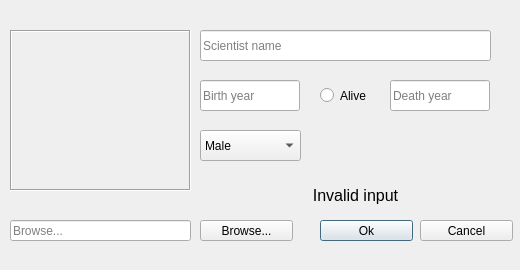
<?xml version="1.0" encoding="UTF-8"?>
<ui version="4.0">
 <class>EditScientist</class>
 <widget class="QDialog" name="EditScientist">
  <property name="geometry">
   <rect>
    <x>0</x>
    <y>0</y>
    <width>520</width>
    <height>270</height>
   </rect>
  </property>
  <property name="sizePolicy">
   <sizepolicy hsizetype="Maximum" vsizetype="Maximum">
    <horstretch>0</horstretch>
    <verstretch>0</verstretch>
   </sizepolicy>
  </property>
  <property name="minimumSize">
   <size>
    <width>520</width>
    <height>270</height>
   </size>
  </property>
  <property name="maximumSize">
   <size>
    <width>520</width>
    <height>270</height>
   </size>
  </property>
  <property name="windowTitle">
   <string>Edit scientist</string>
  </property>
  <property name="windowIcon">
   <iconset resource="resources.qrc">
    <normaloff>:/icons/Update.png</normaloff>:/icons/Update.png</iconset>
  </property>
  <widget class="QPushButton" name="S_add_ok">
   <property name="geometry">
    <rect>
     <x>320</x>
     <y>220</y>
     <width>93</width>
     <height>21</height>
    </rect>
   </property>
   <property name="text">
    <string>Ok</string>
   </property>
  </widget>
  <widget class="QPushButton" name="Cancel">
   <property name="geometry">
    <rect>
     <x>420</x>
     <y>220</y>
     <width>93</width>
     <height>21</height>
    </rect>
   </property>
   <property name="text">
    <string>Cancel</string>
   </property>
  </widget>
  <widget class="QComboBox" name="ScientistGender">
   <property name="geometry">
    <rect>
     <x>200</x>
     <y>130</y>
     <width>101</width>
     <height>31</height>
    </rect>
   </property>
   <item>
    <property name="text">
     <string>Male</string>
    </property>
   </item>
   <item>
    <property name="text">
     <string>Female</string>
    </property>
   </item>
  </widget>
  <widget class="QLabel" name="InvalidInput">
   <property name="enabled">
    <bool>true</bool>
   </property>
   <property name="geometry">
    <rect>
     <x>200</x>
     <y>180</y>
     <width>311</width>
     <height>31</height>
    </rect>
   </property>
   <property name="font">
    <font>
     <pointsize>12</pointsize>
    </font>
   </property>
   <property name="text">
    <string>Invalid input</string>
   </property>
   <property name="alignment">
    <set>Qt::AlignCenter</set>
   </property>
  </widget>
  <widget class="QRadioButton" name="RadioStillAlive">
   <property name="geometry">
    <rect>
     <x>320</x>
     <y>80</y>
     <width>71</width>
     <height>31</height>
    </rect>
   </property>
   <property name="text">
    <string>Alive</string>
   </property>
  </widget>
  <widget class="QLineEdit" name="InputScientistName">
   <property name="geometry">
    <rect>
     <x>200</x>
     <y>30</y>
     <width>291</width>
     <height>31</height>
    </rect>
   </property>
   <property name="text">
    <string/>
   </property>
   <property name="placeholderText">
    <string>Scientist name</string>
   </property>
  </widget>
  <widget class="QLineEdit" name="InputBirthYear">
   <property name="enabled">
    <bool>true</bool>
   </property>
   <property name="geometry">
    <rect>
     <x>200</x>
     <y>80</y>
     <width>100</width>
     <height>31</height>
    </rect>
   </property>
   <property name="text">
    <string/>
   </property>
   <property name="placeholderText">
    <string>Birth year</string>
   </property>
  </widget>
  <widget class="QLineEdit" name="InputDeathYear">
   <property name="enabled">
    <bool>true</bool>
   </property>
   <property name="geometry">
    <rect>
     <x>390</x>
     <y>80</y>
     <width>100</width>
     <height>31</height>
    </rect>
   </property>
   <property name="text">
    <string/>
   </property>
   <property name="placeholderText">
    <string>Death year</string>
   </property>
  </widget>
  <widget class="QLabel" name="ScientistImageLabel">
   <property name="geometry">
    <rect>
     <x>10</x>
     <y>30</y>
     <width>181</width>
     <height>161</height>
    </rect>
   </property>
   <property name="frameShape">
    <enum>QFrame::Box</enum>
   </property>
   <property name="frameShadow">
    <enum>QFrame::Sunken</enum>
   </property>
   <property name="lineWidth">
    <number>1</number>
   </property>
   <property name="midLineWidth">
    <number>0</number>
   </property>
   <property name="text">
    <string/>
   </property>
   <property name="pixmap">
    <pixmap resource="resources.qrc">:/icons/noImage.png</pixmap>
   </property>
   <property name="scaledContents">
    <bool>true</bool>
   </property>
  </widget>
  <widget class="QPushButton" name="browseImagePath">
   <property name="geometry">
    <rect>
     <x>200</x>
     <y>220</y>
     <width>93</width>
     <height>21</height>
    </rect>
   </property>
   <property name="text">
    <string>Browse...</string>
   </property>
  </widget>
  <widget class="QLineEdit" name="C_input_imagepath">
   <property name="geometry">
    <rect>
     <x>10</x>
     <y>220</y>
     <width>181</width>
     <height>21</height>
    </rect>
   </property>
   <property name="placeholderText">
    <string>Browse...</string>
   </property>
  </widget>
 </widget>
 <tabstops>
  <tabstop>InputScientistName</tabstop>
  <tabstop>InputBirthYear</tabstop>
  <tabstop>RadioStillAlive</tabstop>
  <tabstop>InputDeathYear</tabstop>
  <tabstop>ScientistGender</tabstop>
  <tabstop>C_input_imagepath</tabstop>
  <tabstop>browseImagePath</tabstop>
  <tabstop>S_add_ok</tabstop>
  <tabstop>Cancel</tabstop>
 </tabstops>
 <resources>
  <include location="resources.qrc"/>
 </resources>
 <connections/>
</ui>
